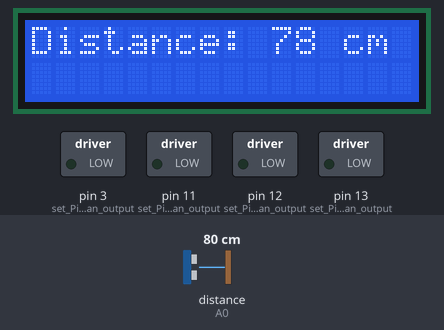
A sketch run on a simulated Arduino Uno, built with avr-gcc and run on an emulated ATmega328P. Parts: 16×2 character LCD, switched loads named in the sketch (green lamp = pin HIGH). Wiring (inferred from the names in the program): ultrasonic range finder: trigger A1; echo A0. The test bench sets the inputs (shaded band); at power-on: distance to the obstacle (sensor on A0) 80 cm. The echo pulse lasts 58.3 µs per cm; pins used as bus, display or sensor lines are not drawn.

Above: at 1.2 s.
1.3 s: distance to the obstacle (sensor on A0) set to 2 cm
At 2.5 s:
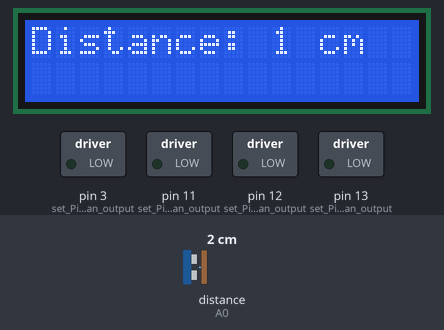
2.8 s: distance to the obstacle (sensor on A0) set to 4 cm
At 3.2 s:
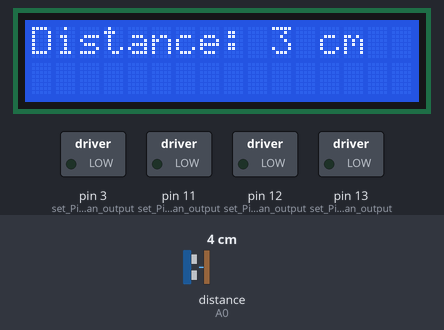
4.4 s: distance to the obstacle (sensor on A0) set to 18 cm
At 5.3 s:
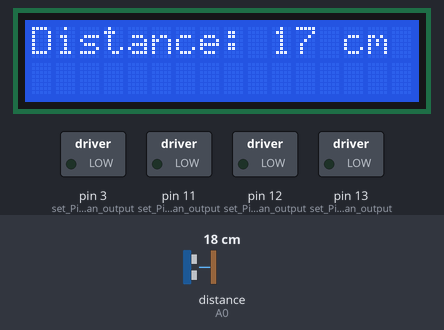
7.4 s: distance to the obstacle (sensor on A0) set to 250 cm
At 8.0 s:
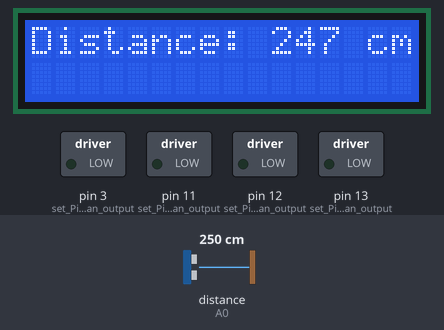
Timing chart, 0 to 10.4 s (numbered marks = the images above; inputs shaded):
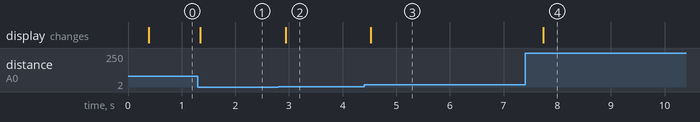

Measured:
- after the input at 1.3 s, the display: changes after 0.05 s (image 1)
- after the input at 2.8 s, the display: changes after 0.14 s (image 2)
- after the input at 4.4 s, the display: changes after 0.13 s (image 3)
- after the input at 7.4 s, the display: changes after 0.34 s (image 4)

The sketch:

3_ultrasonicSensor.ino
```cpp
#include <Wire.h>                   // Include Wire library for I2C communication
#include <LiquidCrystal_I2C.h>      // Include library for LCD display
#include <Servo.h>                  // Include library for controlling servos

// Initialize the LCD (Update address to 0x27 or 0x3F if needed)
LiquidCrystal_I2C lcd(0x27, 16, 2); // Initialize the LCD with address 0x27 and 16x2 dimensions
Servo myServo;                      // Create a servo object to control the servo motor

// Declare Variables
int count = 0;
int distance;

void setup() {
  // Motor control pins
  pinMode(13, OUTPUT);    // set Pin 13 as an output
  pinMode(11, OUTPUT);    // set Pin 11 as an output
  pinMode(12, OUTPUT);    // set Pin 12 as an output
  pinMode(3, OUTPUT);     // set Pin 3 as an output

  // Ultrasonic sensor pins
  pinMode(A1, OUTPUT);              // Trigger pin for ultrasonic sensor
  pinMode(A0, INPUT);               // Echo pin for ultrasonic sensor

  // Initialize serial communication and peripherals
  Wire.begin();                     // Initialize I2C communication
  lcd.begin(16, 2);                 // Initialize LCD with 16x2 dimensions
  lcd.backlight();                  // Turn on the LCD backlight
}

void loop() {
  delay(300);     // 0.3s Delay for Stability
  readUltrasonicSensor();
  displayDistance(distance);
}

// Display distance on LCD
void displayDistance(int distance){
  lcd.clear();                  // Clear the LCD screen
  lcd.setCursor(0, 0);          // Position Cursor at (0,0) = first column, first row.
  lcd.print("Distance: ");      // Print the "Distance: " text on the first line
  lcd.print(distance);          // Print the measured distance value on the same line
  lcd.print(" cm");             // Print the "cm" unit on the same line
}

// Read Distance from Ultrasonic Sensor
int readUltrasonicSensor(){
  digitalWrite(A1, LOW);          // Send a low pulse to the trigger pin
  delayMicroseconds(2);           // Delay for 2 microseconds
  digitalWrite(A1, HIGH);         // Send a high pulse to the trigger pin
  delayMicroseconds(10);           // Delay for 10 microseconds
  digitalWrite(A1, LOW);          // Send a low pulse to the trigger pin

  long duration = pulseIn(A0, HIGH);              // Read the pulse duration
  distance = duration*0.034/2;                    // Calculate distance in centimeters
  Serial.println(distance);                       // Print the distance to the serial monitor
}

void lcdCounter(){
  for(int i = 0; i < 100; i++){
    displayCount();
    delay(1000);      // Delay 1 second
    lcd.clear();
    count++;
  }
}

void displayCount(){
  lcd.setCursor(0,0);   // Position Cursor at (0,0) = first column, first row.
  lcd.print(count);
}

void lcdNames(){
  lcd.setCursor(0,0); // Position Cursor at (0,0) = first column, first row.
  lcd.print("Hello"); // Print a Word or Name

  lcd.setCursor(0,1);     // Position Cursor at (0,1) = first column, second row.
  lcd.print("World!");    // Print Last Name
}

// Drive Functions
void reverseTurn(int leftspeed, int rightspeed){
  digitalWrite(13, LOW);       // Set Pin 13 to LOW, LOW = Reverse
  digitalWrite(12, LOW);       // Set Pin 12 to LOW, LOW = Reverse
  analogWrite(11, rightspeed);  // Set the right motor's speed using PWM
  analogWrite(3, leftspeed);    // Set the left motor's speed using PWM
}

void spinRight(int motorspeed) {
  digitalWrite(13, LOW);       // Set Pin 13 to HIGH, HIGH = Forward
  digitalWrite(12, HIGH);       // Set Pin 12 to LOW, LOW = Reverse
  analogWrite(11, motorspeed);  // Add Specified Speed to Pin 11 using PWM
  analogWrite(3, motorspeed);   // Add Specified Speed to Pin 3 using PWM
}

void spinLeft(int motorspeed) {
  digitalWrite(13, HIGH);       // Set Pin 13 to HIGH, HIGH = Forward
  digitalWrite(12, LOW);       // Set Pin 12 to LOW, LOW = Reverse
  analogWrite(11, motorspeed);  // Add Specified Speed to Pin 11 using PWM
  analogWrite(3, motorspeed);   // Add Specified Speed to Pin 3 using PWM
}

void forwardTurn(int leftspeed, int rightspeed){
  digitalWrite(13, HIGH);       // Set Pin 13 to HIGH, HIGH = Forward
  digitalWrite(12, HIGH);       // Set Pin 12 to HIGH, HIGH = Forward
  analogWrite(11, rightspeed);  // Set the right motor's speed using PWM
  analogWrite(3, leftspeed);    // Set the left motor's speed using PWM
}

void stopMotors(){
  // Set the motor speed to 0 to stop the motors.
  analogWrite(11, 0);
  analogWrite(3, 0);
}

void reverse(int motorspeed){
  digitalWrite(13, LOW);        // Set Pin 13 to LOW, LOW = Reverse
  digitalWrite(12, LOW);        // Set Pin 12 to LOW, LOW = Reverse
  analogWrite(11, motorspeed);  // Add Specified Speed to Pin 11 using PWM
  analogWrite(3, motorspeed);   // Add Specified Speed to Pin 3 using PWM
}

void forward(int motorspeed){
  digitalWrite(13, HIGH);       // Set Pin 13 to HIGH, HIGH = Forward
  digitalWrite(12, HIGH);       // Set Pin 12 to HIGH, HIGH = Forward
  analogWrite(11, motorspeed);  // Add Specified Speed to Pin 11 using PWM
  analogWrite(3, motorspeed);   // Add Specified Speed to Pin 3 using PWM
}
```
